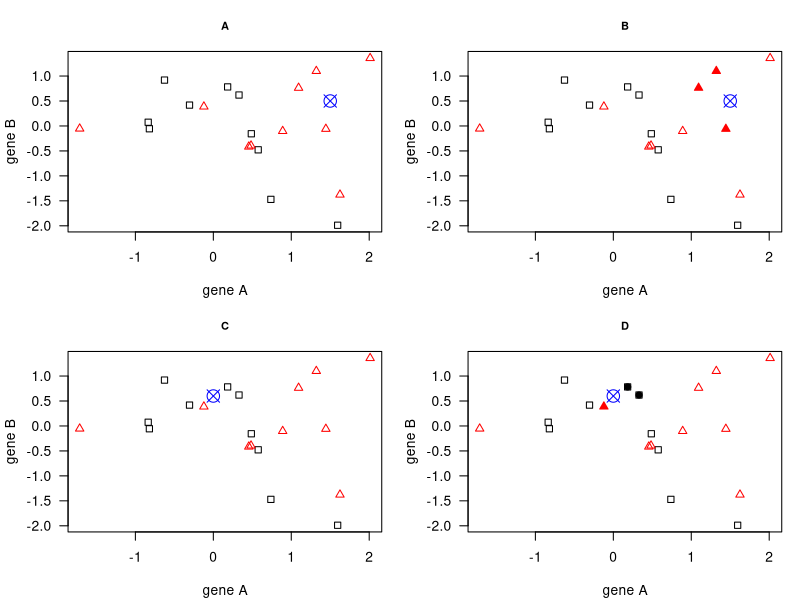

Generate this figure with R: (Note: this script raises an error after producing the figure.)
## ---- chunk 1
#| label: fig-knn
#| fig-cap: An example of k-nearest neighbours algorithm with k=3; A) in the top a new sample (blue) is closest to three red triangales samples based on its gene A and gene B measurments and thus is classified as a red (B); in the bottom (C), a new sample (blue) is closest to 2 black dots and 1 red triangle based on its gene A and B measurments and is thus classified by majority vote as a black dot (D).
#| fig-width: 8
#| fig-height: 8
#| fig-align: center
#| echo: false
#| fig-cap-location: margin


# Example data
n1 <- 10
n2 <- 10
set.seed(1)
x <- c(rnorm(n1, mean=0, sd=1), rnorm(n2, mean=0.5, sd=1))
y <- rnorm(n1+n2, mean=0, sd=1)

group <- rep(1, (n1+n2))
group[1:n1] <- 0
idx.1 <- which(group==0)
idx.2 <- which(group==1)

# new points
p1 <- c(1.5, 0.5)
p2 <- c(0, 0.6)

# distance 
dist.1 <- c()
dist.2 <- c()
for (i in 1:length(x))
{
  dist.1[i] <- round(sqrt((p1[1]-x[i])^2 + (p1[2]-y[i])^2),2)
  dist.2[i] <- round(sqrt((p2[1]-x[i])^2 + (p2[2]-y[i])^2),2)
}

# find nearest friends
n.idx1 <- order(dist.1)
n.idx2 <- order(dist.2)


my.xlab <- "gene A"
my.ylab <- "gene B"

par(mfrow=c(2,2), mar=c(4, 4, 3, 1) + 0.1)
# a) 
plot(x[idx.1],y[idx.1], pch=0, las=1, xlim=c(min(x), max(x)), ylim=c(min(y), max(y)), xlab = my.xlab, ylab = "gene B", main = "A", cex.main = 0.8)
points(x[idx.2], y[idx.2], pch=2, col="red")
points(p1[1], p1[2], pch=13, col="blue", cex=2)
# b) 
plot(x[idx.1],y[idx.1], pch=0, las=1, xlim=c(min(x), max(x)), ylim=c(min(y), max(y)), xlab = my.xlab, ylab = "gene B", main = "B", cex.main = 0.8)
points(x[idx.2], y[idx.2], pch=2, col="red")
points(p1[1], p1[2], pch=13, col="blue", cex=2)
points(x[n.idx1[1:3]], y[n.idx1[1:3]], pch=17, col="red")
# c) 
plot(x[idx.1],y[idx.1], pch=0, las=1, xlim=c(min(x), max(x)), ylim=c(min(y), max(y)), xlab = my.xlab, ylab = "gene B", main = "C", cex.main = 0.8)
points(x[idx.2], y[idx.2], pch=2, col="red")
points(p2[1], p2[2], pch=13, col="blue", cex=2)
# d)
plot(x[idx.1],y[idx.1], pch=0, las=1, xlim=c(min(x), max(x)), ylim=c(min(y), max(y)), xlab = my.xlab, ylab = "gene B", main = "D", cex.main = 0.8)
points(x[idx.2], y[idx.2], pch=2, col="red")
points(p2[1], p2[2], pch=13, col="blue", cex=2)
points(x[n.idx2[1]], y[n.idx2[1]], pch=17, col="red")
points(x[n.idx2[2:3]], y[n.idx2[2:3]], pch=19, col="black")

## ---- chunk 2
#| label: fig-data-split
#| fig-cap: Example of splitting data into train (50%), validation (25%) and test (25%) set
#| fig-cap-location: margin
#| fig-align: center
#| echo: false
#| out-width: 100%

knitr::include_graphics("figures/data-split.png")
## ---- chunk 3
#| label: fig-data-split-kfold
#| fig-cap: Example of k-fold cross validation split (k = 3)
#| fig-cap-location: margin
#| fig-align: center
#| echo: false
#| out-width: 100%
#| 
knitr::include_graphics("figures/data-split-kfolds.png")
## ---- chunk 4
#| label: fig-data-split-loocv
#| fig-cap: Example of LOOCV, leave-one-out cross validation
#| fig-cap-location: margin
#| fig-align: center
#| echo: false
#| out-width: 100%

knitr::include_graphics("figures/data-split-loocv.png")
